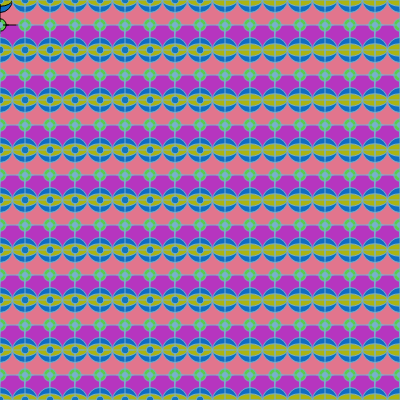
Frame 1 (no input)
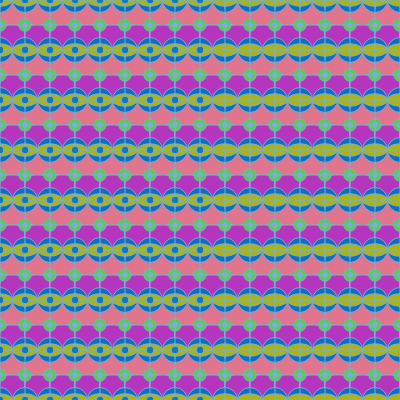
Frame 60 (no input)
Frame 120 (the mouse pressed at the canvas centre since frame 60): identical to frame 60, image omitted

The p5.js sketch that drew these frames (run headless with seeded random() and noise() and a simulated clock; from frame 60 on, the mouse is pressed at the canvas centre):

// p5.js sketch
// ── sketch.js
//Andrea Ginés
//EXERCICI 2: MOSAIC



//Realitzo variants per cada color que utilitzaré per cada element del canva. Tots els colors que utilitzaré després seràn indicats com a random

var color1;
var color2;
var color3;
var color4;
var color5;
var color6;
var color7;
var color8;
var color9;

//estableixo les variants de les mesures del canva. Aquestes variants s'han realitzat amb l'objectiu de que canvian la mida del canvas el disseny no varii i es conservi la relació d'aspecte

var canvasWidth = 400;
var canvasHeight = 400;

function setup() {
  createCanvas(canvasWidth, canvasHeight);

// Utilitzo la funció random en cada color dels elements del canva amb l'objectiu de que cada vegada que es doni a l'start, els colors de tot el canva canviïn
  
  color1 = color(random(255), random(255), random(255));
  color2 = color(random(255), random(255), random(255));
  color3 = color(random(255), random(255), random(255));
  color4 = color(random(255), random(255), random(255));
  color5 = color(random(255), random(255), random(255));
  color6 = color(random(255), random(255), random(255));
  color7 = color(random(255), random(255), random(255));
  color8 = color(random(255), random(255), random(255));
  color9 = color(random(255), random(255), random(255));
}

function draw() {
  
  //s'estableix el color del fons
  background(color9);
  
  //estableixo on vull que el patro1 es trobi
  patro1(25);
  
  //estableixo on s'ubicarà i dibuixarà el motiu secundari
  motiuSecundari(25, 30);
}

// faig la funció del patró principal a partir d'una estructura condicional. Aquí estableixo els elements que vull que apareixin en la composició:rectangle, ellipse, cercle, linia, punt

function patro1(diametre) {
  for (var i = 0; i <= width; i = i + diametre) {
    for (var j = 0; j <= height; j = j + diametre) {
      if ((j / diametre) % 2 == 0) {
        objecte2(i, j, diametre);
      } else {
        objecte1(i, j, diametre);
      }
    }
  }
}

//realitzo la funció objecte 1 que es troba en l'estructura condicional de la funció anterior

function objecte1(x, y, diametre) {
  strokeWeight(1);
  fill(color1);
  
  //faig els rectangles que es trobarà darrere de la resta d'elements
  rect(x, y, diametre);
  
  //faig els cercles que s'ubicaran ón es creuen dues línies i s'aniràn alternan amb uns altres cercles més grans i elaborats
  fill(color2);
  circle(x, y, diametre / 2);
  
  //faig les línies ubicades en tot el canvas i que s'interceptaran entre elles crean creus
  fill(color3);
  line(x + diametre / 3, y, x - diametre / 3, y);
  line(x, y + diametre / 3, x, y - diametre);
  
  //faig els punts que es troben dins dels cercles més petits
  stroke(color4);
  strokeWeight(6);
  point(x, y);
}
//realitzo la funció objecte2 que es troba en l'estructura condicional de la funció anterior
function objecte2(x, y, diametre) {
  strokeWeight(1);
  fill(color5);
  
  //creo el cercles més grans del canvas, aquests tindràn una ellipse,un cercle més petit a dins i unes línies que s'uniràn amb les de l'objecte 2 crean així una mena de rajola
  circle(x, y, diametre);
  fill(color6);
  
  //creo ellipse dins dels cercles grans
  ellipse(x, y, diametre, diametre / 2);
  fill(color7);
  
  //línies dins dels cercles
  line(x + diametre / 3, y, x - diametre, y);
  line(x, y + diametre / 3, x, y - diametre);
}
//creo el patró secundari i utilitzo la forma del cercle que es superposaran en la mitat del canvas en les esferes que estàn interferides per una el·lipse
function motiuSecundari(diametre) {
  for (var i = 0; i <= width; i = i + diametre) {
    for (var j = 0; j <= height; j = j + diametre) {
      if ((j / diametre) % 2 == 0) {
        motiu1(i - 230, j - 30, 30);
      }
    }
    //realitzo una funció per al motiu del patró secundari que estarà realitzat a partir de cercles
    function motiu1(x, y, diametre) {
      fill(color8);
      circle(x + 30, y + 30, diametre / 4);
    }
  }
}
